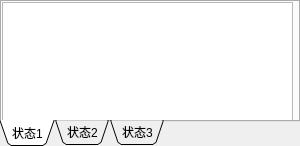
<?xml version="1.0" encoding="UTF-8"?>
<ui version="4.0">
 <class>QPanelDataFrameWidget</class>
 <widget class="QWidget" name="QPanelDataFrameWidget">
  <property name="geometry">
   <rect>
    <x>0</x>
    <y>0</y>
    <width>300</width>
    <height>146</height>
   </rect>
  </property>
  <property name="minimumSize">
   <size>
    <width>300</width>
    <height>0</height>
   </size>
  </property>
  <property name="maximumSize">
   <size>
    <width>300</width>
    <height>16777209</height>
   </size>
  </property>
  <property name="windowTitle">
   <string>Form</string>
  </property>
  <layout class="QGridLayout" name="gridLayout">
   <property name="leftMargin">
    <number>0</number>
   </property>
   <property name="topMargin">
    <number>0</number>
   </property>
   <property name="rightMargin">
    <number>0</number>
   </property>
   <property name="bottomMargin">
    <number>0</number>
   </property>
   <property name="spacing">
    <number>0</number>
   </property>
   <item row="0" column="0">
    <widget class="QTabWidget" name="tabWidget">
     <property name="layoutDirection">
      <enum>Qt::LeftToRight</enum>
     </property>
     <property name="tabPosition">
      <enum>QTabWidget::South</enum>
     </property>
     <property name="tabShape">
      <enum>QTabWidget::Triangular</enum>
     </property>
     <property name="currentIndex">
      <number>0</number>
     </property>
     <widget class="QWidget" name="tab_6">
      <attribute name="title">
       <string>状态1</string>
      </attribute>
      <widget class="QTableWidget" name="tableWidget">
       <property name="geometry">
        <rect>
         <x>0</x>
         <y>0</y>
         <width>291</width>
         <height>121</height>
        </rect>
       </property>
      </widget>
     </widget>
     <widget class="QWidget" name="tab_7">
      <attribute name="title">
       <string>状态2</string>
      </attribute>
      <widget class="QTableWidget" name="tableWidget_2">
       <property name="geometry">
        <rect>
         <x>0</x>
         <y>0</y>
         <width>291</width>
         <height>121</height>
        </rect>
       </property>
      </widget>
     </widget>
     <widget class="QWidget" name="tab_3">
      <attribute name="title">
       <string>状态3</string>
      </attribute>
      <widget class="QTableWidget" name="tableWidget_3">
       <property name="geometry">
        <rect>
         <x>0</x>
         <y>0</y>
         <width>291</width>
         <height>121</height>
        </rect>
       </property>
      </widget>
     </widget>
    </widget>
   </item>
  </layout>
 </widget>
 <resources/>
 <connections/>
</ui>
